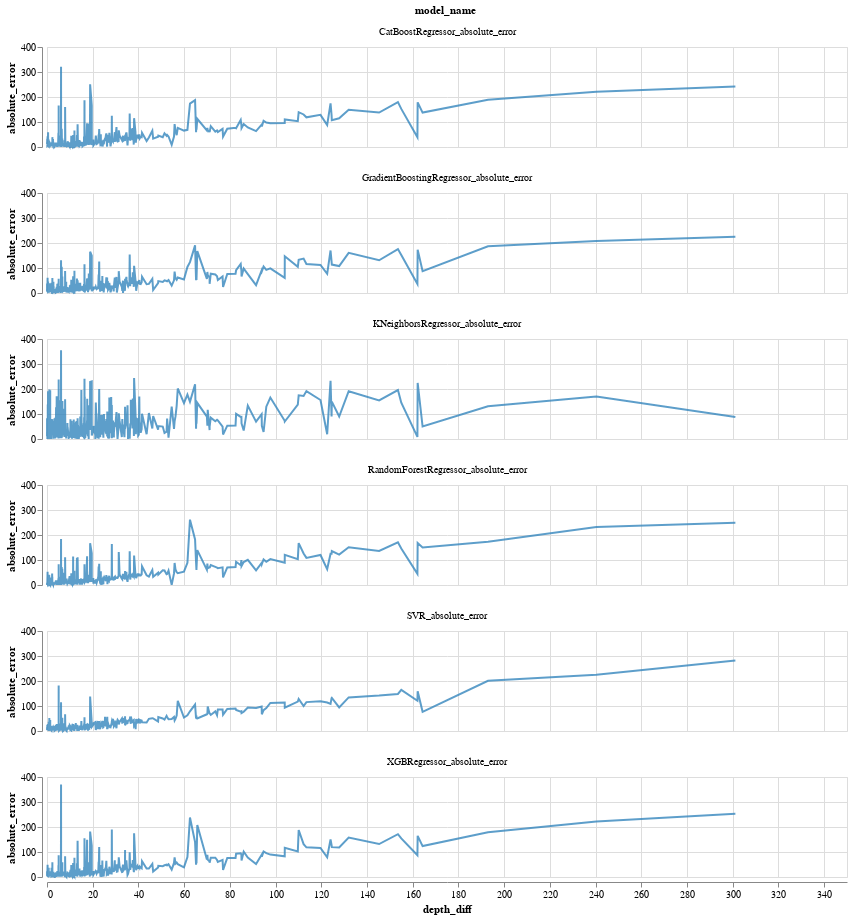

This figure's notebook cell:
### Markdown cell above
Plot current year depth to target depth differences against mean absolute error

### Code cell
chart_depth_diff_error(error_df, full_df)

### Figure 1 — Vega-Lite specification as saved in the notebook (floating-point values rounded to 4 significant figures; data arrays with more than 128 entries replaced by an {"elided": "..."} marker saying what was removed)
{"config": {"view": {"continuousWidth": 400, "continuousHeight": 300}}, "data": {"name": "data-5bda00b46ebc559fa42e65c83077da99"}, "facet": {"field": "model_name", "type": "nominal"}, "spec": {"mark": {"type": "line", "color": "#3586BD", "opacity": 0.8}, "encoding": {"tooltip": [{"field": "depth_diff", "type": "quantitative"}, {"field": "absolute_error", "type": "quantitative"}], "x": {"field": "depth_diff", "type": "quantitative"}, "y": {"field": "absolute_error", "type": "quantitative"}}, "height": 100, "width": 800}, "columns": 1, "$schema": "https://vega.github.io/schema/vega-lite/v4.17.0.json", "datasets": {"data-5bda00b46ebc559fa42e65c83077da99": {"elided": "2868 records"}}}
